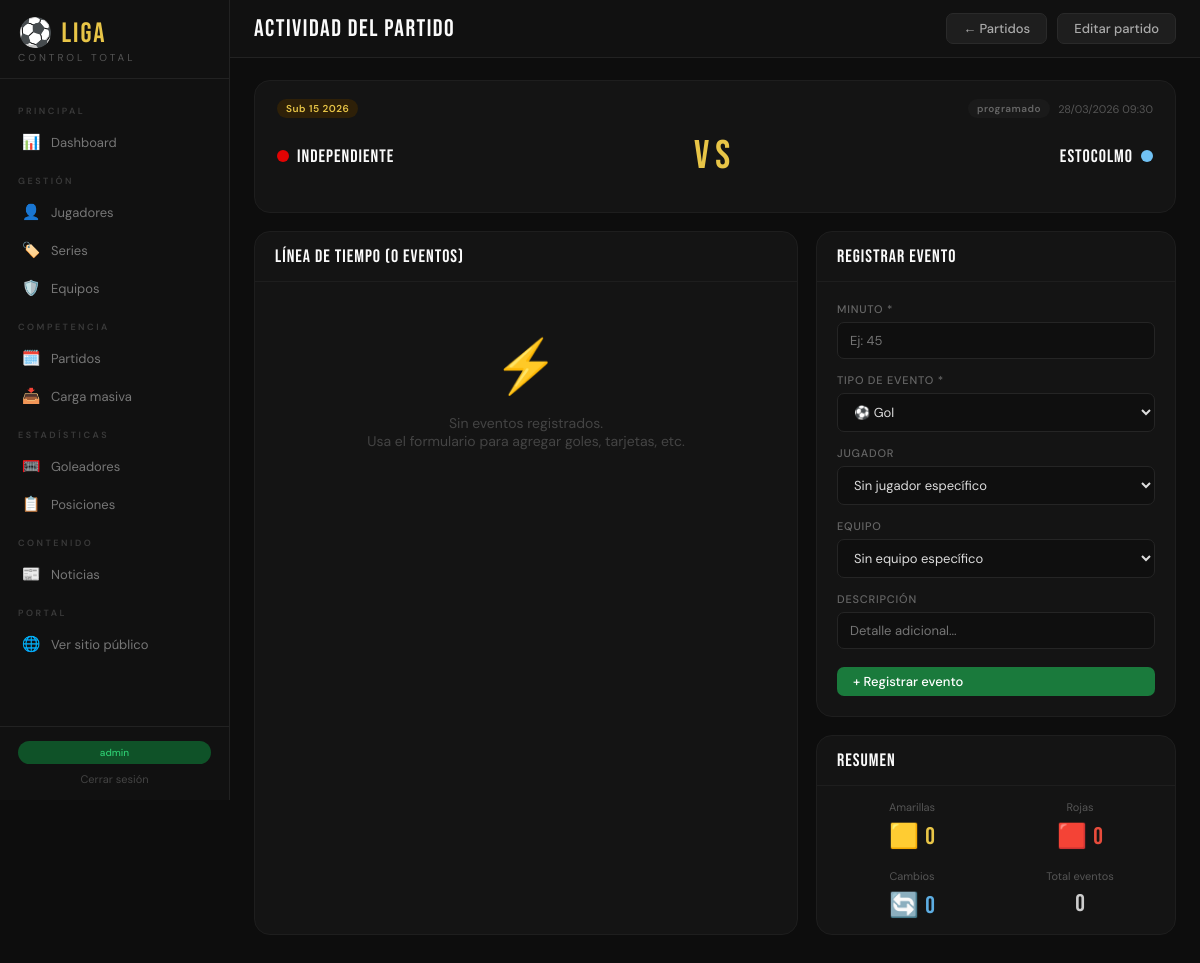
Page /admin/actividad/3 (signed in) on the committed database.
### app/models/__init__.py (models this page shows, shortened)
class Usuario(UserMixin, db.Model):
    __tablename__ = 'usuarios'
    id = db.Column(db.Integer, primary_key=True)
    username = db.Column(db.String(64), unique=True, nullable=False)
    email = db.Column(db.String(120), unique=True, nullable=False)
    password_hash = db.Column(db.String(256), nullable=False)
    es_admin = db.Column(db.Boolean, default=False)
    creado_en = db.Column(db.DateTime, default=datetime.utcnow)

class Serie(db.Model):
    __tablename__ = 'series'
    id = db.Column(db.Integer, primary_key=True)
    codigo = db.Column(db.String(10), unique=True, nullable=False)
    nombre = db.Column(db.String(100), nullable=False)
    año = db.Column(db.Integer, nullable=False, default=date.today().year)
    categoria = db.Column(db.String(20))  # Sub-8, Sub-10, Adultos, etc.
    activa = db.Column(db.Boolean, default=True)
    creado_en = db.Column(db.DateTime, default=datetime.utcnow)
    jugadores = db.relationship('Jugador', backref='serie', lazy='dynamic')
    partidos = db.relationship('Partido', backref='serie', lazy='dynamic')

class Partido(db.Model):
    __tablename__ = 'partidos'
    id = db.Column(db.Integer, primary_key=True)
    fecha = db.Column(db.Date, nullable=False)
    hora = db.Column(db.Time)
    cancha = db.Column(db.String(100))
    estado = db.Column(db.String(20), default='programado')  # programado, jugado, suspendido
    goles_local = db.Column(db.Integer, default=0)
    goles_visita = db.Column(db.Integer, default=0)
    observaciones = db.Column(db.Text)
    arbitro = db.Column(db.String(100))
    creado_en = db.Column(db.DateTime, default=datetime.utcnow)
    actualizado_en = db.Column(db.DateTime, default=datetime.utcnow, onupdate=datetime.utcnow)
    serie_id = db.Column(db.Integer, db.ForeignKey('series.id'), nullable=False)
    local_id = db.Column(db.Integer, db.ForeignKey('equipos.id'), nullable=False)
    visita_id = db.Column(db.Integer, db.ForeignKey('equipos.id'), nullable=False)
    actividades = db.relationship('Actividad', backref='partido', lazy='dynamic', cascade='all, delete-orphan')
    @property
    def resultado(self):
        if self.estado == 'jugado':
            return f'{self.goles_local} - {self.goles_visita}'
        return 'vs'

class Equipo(db.Model):
    __tablename__ = 'equipos'
    id = db.Column(db.Integer, primary_key=True)
    codigo = db.Column(db.String(10), unique=True, nullable=False)
    nombre = db.Column(db.String(100), nullable=False)
    color = db.Column(db.String(7), default='#1a7a3c')
    delegado = db.Column(db.String(100))
    telefono_delegado = db.Column(db.String(20))
    activo = db.Column(db.Boolean, default=True)
    creado_en = db.Column(db.DateTime, default=datetime.utcnow)
    jugadores = db.relationship('Jugador', backref='equipo', lazy='dynamic')
    partidos_local = db.relationship('Partido', foreign_keys='Partido.local_id', backref='equipo_local', lazy='dynamic')
    partidos_visita = db.relationship('Partido', foreign_keys='Partido.visita_id', backref='equipo_visita', lazy='dynamic')

### app/routes/actividad.py (the view, shortened to what this page needs)
@actividad_bp.route('/<int:partido_id>', methods=['GET', 'POST'])
@login_required
def index(partido_id):
    partido = Partido.query.get_or_404(partido_id)
    actividades = partido.actividades.order_by(Actividad.minuto.asc()).all()
    jugadores_local = Jugador.query.filter_by(equipo_id=partido.local_id, activo=True).all()
    jugadores_visita = Jugador.query.filter_by(equipo_id=partido.visita_id, activo=True).all()
    todos_jugadores = jugadores_local + jugadores_visita
    return render_template('actividad/index.html',
        partido=partido, actividades=actividades,
        todos_jugadores=todos_jugadores,
        jugadores_local=jugadores_local, jugadores_visita=jugadores_visita,
        tipos_evento=TIPOS_EVENTO)

### app/templates/actividad/index.html (shortened to what this page needs)
{% extends 'base.html' %}
{% block topbar_title %}ACTIVIDAD DEL PARTIDO{% endblock %}
{% block topbar_actions %}
  <a href="{{ url_for('partidos.index') }}" class="btn btn-secondary">← Partidos</a>
  <a href="{{ url_for('partidos.editar', id=partido.id) }}" class="btn btn-secondary">Editar partido</a>
{% endblock %}
{% block content %}
<div class="match-card" style="margin-bottom:18px">
  <div style="display:flex;justify-content:space-between;align-items:center;margin-bottom:10px">
    <span class="badge b-amber">{{ partido.serie.nombre }} {{ partido.serie.año }}</span>
    <div style="display:flex;gap:8px;align-items:center">
      <span class="badge {% if partido.estado == 'jugado' %}b-green{% else %}b-gray{% endif %}">{{ partido.estado }}</span>
      <span style="font-size:11px;color:#555">{{ partido.fecha.strftime('%d/%m/%Y') }} {% if partido.hora %}{{ partido.hora.strftime('%H:%M') }}{% endif %}</span>
    </div>
  </div>
  <div class="match-teams">
    <div class="match-team">
      <div style="display:flex;align-items:center;gap:8px">
        <div style="width:12px;height:12px;border-radius:50%;background:{{ partido.equipo_local.color }}"></div>
        <div class="match-team-name">{{ partido.equipo_local.nombre }}</div>
      </div>
    </div>
    <div class="match-score">{{ partido.resultado }}</div>
    <div class="match-team" style="text-align:right">
      <div style="display:flex;align-items:center;gap:8px;justify-content:flex-end">
        <div class="match-team-name">{{ partido.equipo_visita.nombre }}</div>
        <div style="width:12px;height:12px;border-radius:50%;background:{{ partido.equipo_visita.color }}"></div>
      </div>
    </div>
  </div>
</div>
<div class="adm-detail-r">
  <div class="card">
    <div class="card-header">
      <span class="card-title">LÍNEA DE TIEMPO ({{ actividades|length }} eventos)</span>
    </div>
    {% if actividades %}
    <div style="padding:8px 0">
      {% for act in actividades %}
      <div style="display:flex;align-items:flex-start;gap:14px;padding:12px 20px;border-bottom:1px solid #191919">
        <span style="font-family:'Bebas Neue',sans-serif;font-size:22px;color:var(--acento);min-width:38px">{{ act.minuto }}'</span>
        <span style="font-size:20px;margin-top:2px">{{ act.icono }}</span>
        <div style="flex:1">
          <div style="font-size:13px;font-weight:500;color:#ccc">{{ act.tipo_display }}</div>
          <div style="font-size:12px;color:#666;margin-top:2px">
            {% if act.jugador %}{{ act.jugador.nombre }}{% endif %}
            {% if act.equipo %} · <span style="color:#555">{{ act.equipo.nombre }}</span>{% endif %}
            {% if act.descripcion %} · {{ act.descripcion }}{% endif %}
          </div>
        </div>
        <form method="POST" action="{{ url_for('actividad.eliminar', partido_id=partido.id, act_id=act.id) }}"
          onsubmit="return confirm('¿Eliminar este evento?')">
          <button type="submit" class="btn btn-danger btn-sm">✕</button>
        </form>
      </div>
      {% endfor %}
    </div>
    {% else %}
    <div class="empty-state">
      <div class="empty-icon">⚡</div>
      <div class="empty-text">Sin eventos registrados.<br>Usa el formulario para agregar goles, tarjetas, etc.</div>
    </div>
    {% endif %}
  </div>
  <div>
    <div class="card">
      <div class="card-header"><span class="card-title">REGISTRAR EVENTO</span></div>
      <div class="card-body">
        <form method="POST">
          <div class="form-group" style="margin-bottom:14px">
            <label>Minuto *</label>
            <input type="number" name="minuto" required min="1" max="120" placeholder="Ej: 45">
          </div>
          <div class="form-group" style="margin-bottom:14px">
            <label>Tipo de evento *</label>
            <select name="tipo" required>
              {% for val, label in tipos_evento %}
              <option value="{{ val }}">{{ label }}</option>
              {% endfor %}
            </select>
          </div>
          <div class="form-group" style="margin-bottom:14px">
            <label>Jugador</label>
            <select name="jugador_id">
              <option value="">Sin jugador específico</option>
            </select>
          </div>
          <div class="form-group" style="margin-bottom:14px">
            <label>Equipo</label>
            <select name="equipo_id">
              <option value="">Sin equipo específico</option>
            </select>
          </div>
          <div class="form-group" style="margin-bottom:18px">
            <label>Descripción</label>
            <input type="text" name="descripcion" placeholder="Detalle adicional...">
          </div>
          <button type="submit" class="btn btn-primary" style="width:100%">+ Registrar evento</button>
        </form>
      </div>
    </div>
    {% set goles_local = actividades|selectattr('tipo', 'in', ['gol','gol_penal'])|selectattr('equipo_id', 'equalto', partido.local_id)|list %}
    {% set goles_visita = actividades|selectattr('tipo', 'in', ['gol','gol_penal'])|selectattr('equipo_id', 'equalto', partido.visita_id)|list %}
    <div class="card">
      <div class="card-header"><span class="card-title">RESUMEN</span></div>
      <div class="adm-2col" style="padding:14px 20px;text-align:center">
        <div>
          <div style="font-size:11px;color:#555;margin-bottom:6px">Amarillas</div>
          <div style="font-size:24px">🟨 <span style="font-family:'Bebas Neue',sans-serif;font-size:24px;color:var(--acento)">{{ actividades|selectattr('tipo','equalto','tarjeta_amarilla')|list|length }}</span></div>
        </div>
        <div>
          <div style="font-size:11px;color:#555;margin-bottom:6px">Rojas</div>
          <div style="font-size:24px">🟥 <span style="font-family:'Bebas Neue',sans-serif;font-size:24px;color:#e74c3c">{{ actividades|selectattr('tipo','equalto','tarjeta_roja')|list|length }}</span></div>
        </div>
        <div>
          <div style="font-size:11px;color:#555;margin-bottom:6px">Cambios</div>
          <div style="font-size:24px">🔄 <span style="font-family:'Bebas Neue',sans-serif;font-size:24px;color:#5dade2">{{ actividades|selectattr('tipo','equalto','cambio')|list|length }}</span></div>
        </div>
        <div>
          <div style="font-size:11px;color:#555;margin-bottom:6px">Total eventos</div>
          <div><span style="font-family:'Bebas Neue',sans-serif;font-size:24px;color:#ccc">{{ actividades|length }}</span></div>
        </div>
      </div>
    </div>
  </div>
</div>
{% endblock %}

### app/templates/base.html (shortened to what this page needs)
<!DOCTYPE html>
<html lang="es">
<head>
</head>
<body>
<nav class="sidebar" id="sidebar">
  <div class="logo">
    <div class="logo-title">⚽ LIGA</div>
    <div class="logo-sub">Control Total</div>
  </div>
  <div class="nav">
    <div class="nav-section">Principal</div>
    <a href="{{ url_for('dashboard.index') }}" class="nav-item {% if request.endpoint == 'dashboard.index' %}active{% endif %}">
      <span class="nav-icon">📊</span><span>Dashboard</span>
    </a>
    <div class="nav-section">Gestión</div>
    <a href="{{ url_for('jugadores.index') }}" class="nav-item {% if request.blueprint == 'jugadores' %}active{% endif %}">
      <span class="nav-icon">👤</span><span>Jugadores</span>
    </a>
    <a href="{{ url_for('series.index') }}" class="nav-item {% if request.blueprint == 'series' %}active{% endif %}">
      <span class="nav-icon">🏷️</span><span>Series</span>
    </a>
    <a href="{{ url_for('equipos.index') }}" class="nav-item {% if request.blueprint == 'equipos' %}active{% endif %}">
      <span class="nav-icon">🛡️</span><span>Equipos</span>
    </a>
    <div class="nav-section">Competencia</div>
    <a href="{{ url_for('partidos.index') }}" class="nav-item {% if request.blueprint == 'partidos' %}active{% endif %}">
      <span class="nav-icon">🗓️</span><span>Partidos</span>
    </a>
    <a href="{{ url_for('carga_masiva.partidos') }}" class="nav-item {% if request.blueprint == 'carga_masiva' %}active{% endif %}">
      <span class="nav-icon">📥</span><span>Carga masiva</span>
    </a>
    <div class="nav-section">Estadísticas</div>
    <a href="{{ url_for('goleadores.index') }}" class="nav-item {% if request.blueprint == 'goleadores' %}active{% endif %}">
      <span class="nav-icon">🥅</span><span>Goleadores</span>
    </a>
    <a href="{{ url_for('tabla.index') }}" class="nav-item {% if request.blueprint == 'tabla' %}active{% endif %}">
      <span class="nav-icon">📋</span><span>Posiciones</span>
    </a>
    <div class="nav-section">Contenido</div>
    <a href="{{ url_for('noticias_admin.index') }}" class="nav-item {% if request.blueprint == 'noticias_admin' %}active{% endif %}">
      <span class="nav-icon">📰</span><span>Noticias</span>
    </a>
    <div class="nav-section">Portal</div>
    <a href="{{ url_for('public.home') }}" class="nav-item" target="_blank">
      <span class="nav-icon">🌐</span><span>Ver sitio público</span>
    </a>
  </div>
  <div class="sidebar-footer">
    <span class="badge-liga">{{ current_user.username }}</span>
    <a href="{{ url_for('auth.logout') }}" style="display:block;text-align:center;font-size:11px;color:#444;margin-top:8px;text-decoration:none">Cerrar sesión</a>
  </div>
</nav>
<div class="main">
  <div class="topbar">
    <div style="display:flex;align-items:center;gap:10px">
      <div class="topbar-title">{% block topbar_title %}{% endblock %}</div>
    </div>
    <div class="topbar-actions">{% block topbar_actions %}{% endblock %}</div>
  </div>
  <div class="content">
    {% block content %}{% endblock %}
  </div>
</div>
</body>
</html>

### rows in the picture
Usuario: username "admin"
Serie: serie.nombre "Sub 15", serie.año "2026"
Partido: estado "programado", fecha "28/03/2026", hora "09:30", resultado "vs"
Equipo: equipo_local.nombre "Independiente"
Equipo: equipo_visita.nombre "Estocolmo"

### other values in the picture
{{ actividades|length }} "0"
{{ actividades|selectattr('tipo','equalto','tarjeta_roja')|list|length }} "0"
{{ actividades|selectattr('tipo','equalto','cambio')|list|length }} "0"
form field tipo "⚽ Gol"
